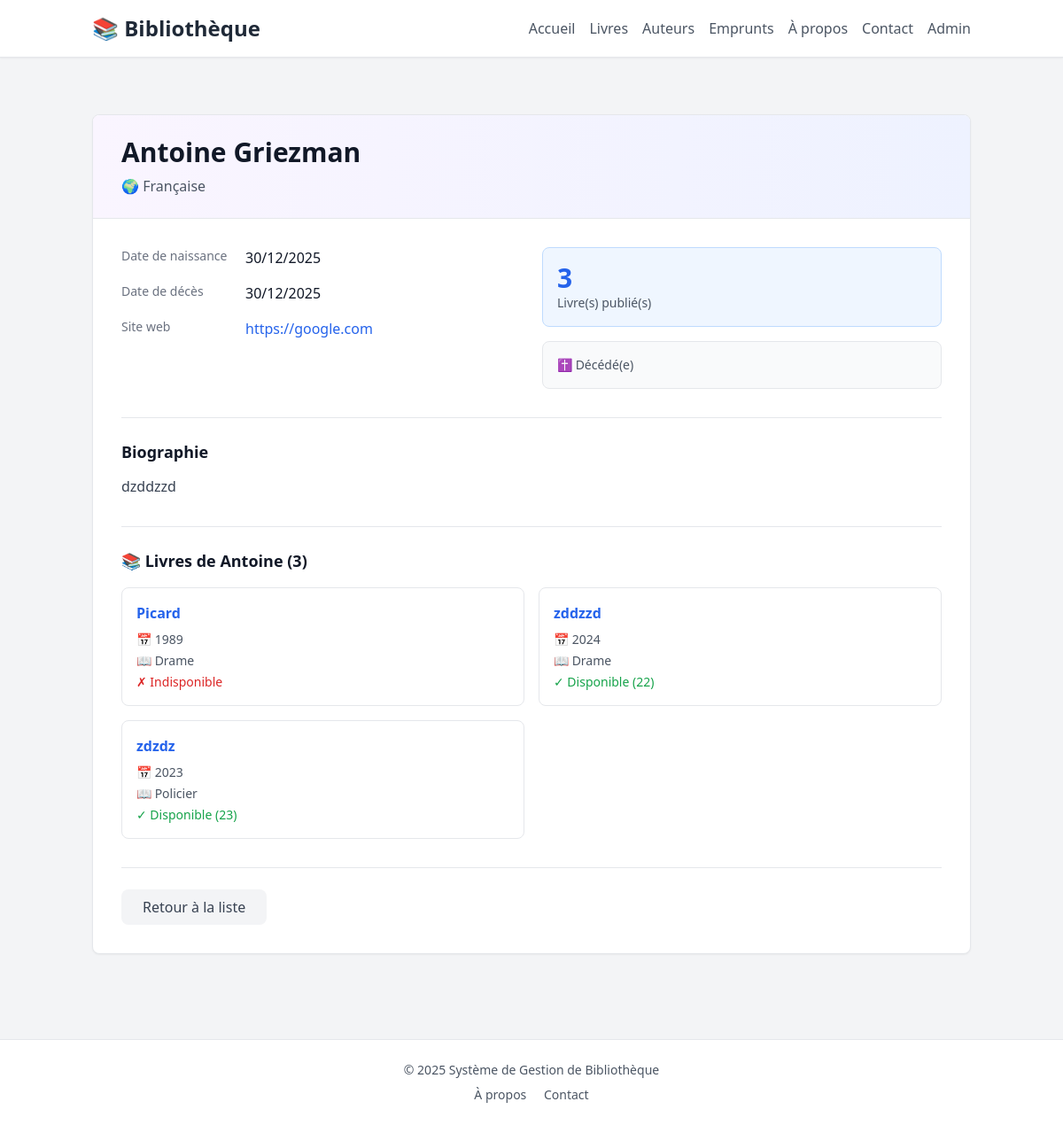
/author/1/, run on an earlier commit of the app's database.
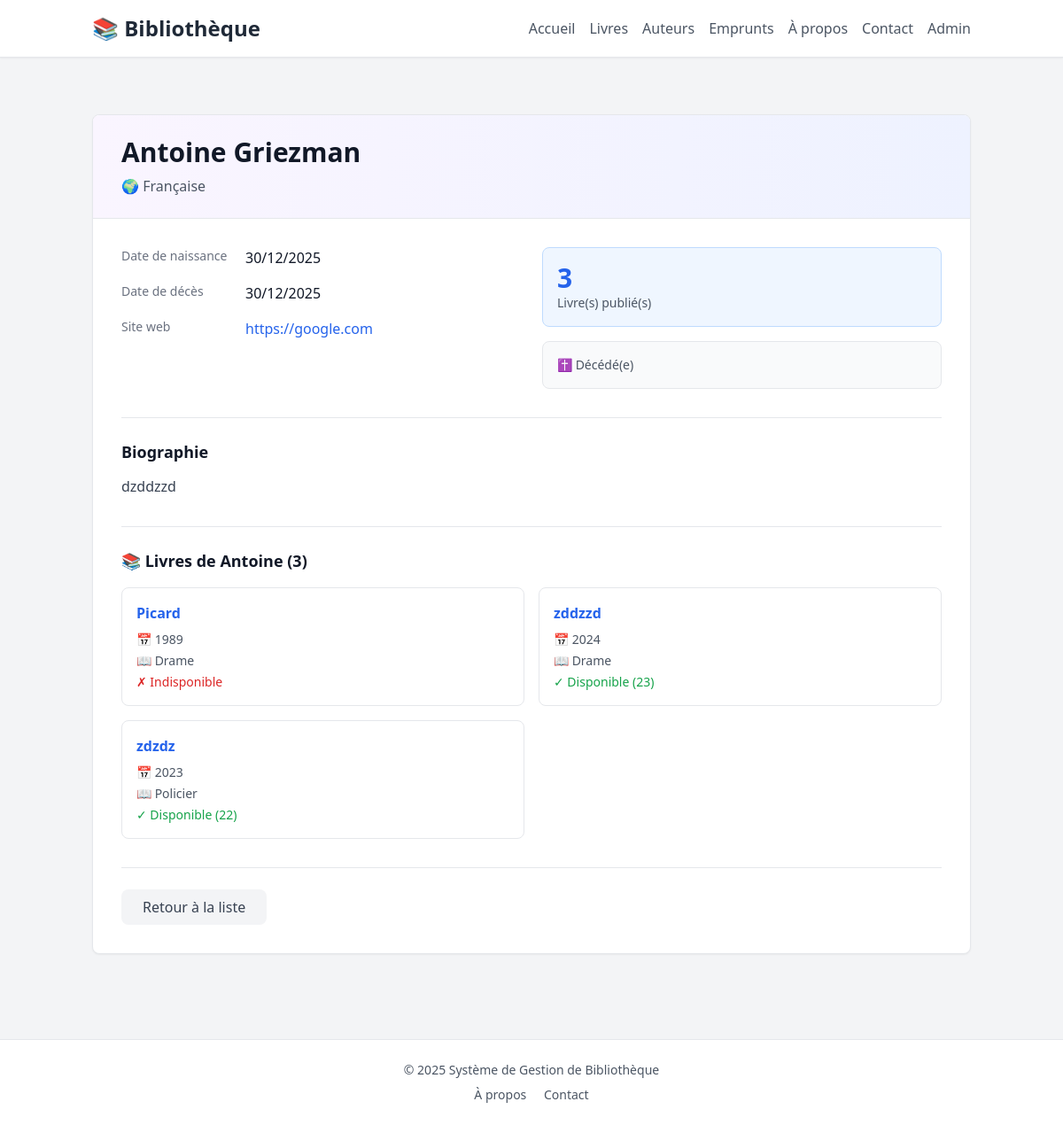
And on a later commit of the database.
### book/models/book.py (models this page shows, shortened)
class Book(models.Model):
    title = models.CharField(max_length=200, verbose_name="Titre")
    isbn = models.CharField(
        max_length=13,
        unique=True,
        verbose_name="ISBN-13",
        help_text="Code ISBN au format ISBN-13 (13 caractères)",
    )
    publication_year = models.IntegerField(
        verbose_name="Année de publication",
        validators=[MinValueValidator(1450), MaxValueValidator(2100)],
    )
    author = models.ForeignKey(
        "author.Author",
        on_delete=models.CASCADE,
        related_name="books",
        verbose_name="Auteur",
    )
    category = models.ForeignKey(
        "Category",
        on_delete=models.SET_NULL,
        null=True,
        blank=True,
        related_name="books",
        verbose_name="Catégorie",
    )
    total_copies = models.PositiveIntegerField(
        verbose_name="Nombre total d'exemplaires"
    )
    available_copies = models.PositiveIntegerField(
        verbose_name="Exemplaires disponibles"
    )
    description = models.TextField(blank=True, verbose_name="Description")
    language = models.CharField(
        max_length=50, default="Français", verbose_name="Langue"
    )
    pages = models.PositiveIntegerField(
        null=True, blank=True, verbose_name="Nombre de pages"
    )
    publisher = models.CharField(
        max_length=200, blank=True, verbose_name="Maison d'édition"
    )
    cover_image = models.ImageField(
        upload_to="book_covers/",
        null=True,
        blank=True,
        verbose_name="Image de couverture",
    )
    added_date = models.DateTimeField(
        auto_now_add=True, verbose_name="Date d'ajout au catalogue"
    )
    class Meta:
        verbose_name = "Livre"
        verbose_name_plural = "Livres"
        ordering = ["title"]

### book/models/category.py (models this page shows, shortened)
class Category(models.Model):
    name = models.CharField(
        max_length=200, unique=True, verbose_name="Nom de la catégorie"
    )
    description = models.TextField(blank=True, verbose_name="Description")
    image = models.ImageField(
        upload_to="category_images/",
        null=True,
        blank=True,
        verbose_name="Image représentative",
    )
    class Meta:
        verbose_name = "Catégorie"
        verbose_name_plural = "Catégories"
        ordering = ["name"]

### author/views.py (the view)
# urls.py: path('<int:pk>/', views.author_detail, name='detail'),
def author_detail(request, pk):
    author = get_object_or_404(Author, pk=pk)
    books = author.books.all()  # Tous les livres de cet auteur
    return render(
        request,
        "author/author_detail.html",
        {
            "author": author,
            "books": books,
        },
    )

### author/models.py (called while the page is built)
    @property
    def name(self):
        return f"{self.first_name} {self.last_name}"

    def is_deceased(self):
        return self.death_date is not None

### author/templates/author/author_detail.html (shortened to what the changed rows need)
{% extends 'base.html' %}
{% block content %}
<div class="container mx-auto px-4 py-8 max-w-5xl">
    <div class="bg-white rounded-lg shadow-sm border border-gray-200 overflow-hidden">
        <div class="bg-gradient-to-r from-purple-50 to-indigo-50 px-8 py-6 border-b border-gray-200">
            <h1 class="text-3xl font-bold text-gray-900 mb-2">{{ author.name }}</h1>
        </div>
        <div class="p-8">
            {% if author.biography %}
            <div class="mb-8 pt-6 border-t border-gray-200">
                <h2 class="text-lg font-semibold text-gray-900 mb-3">Biographie</h2>
            </div>
            {% endif %}
            <div class="pt-6 border-t border-gray-200">
                <h2 class="text-lg font-semibold text-gray-900 mb-4">
                    📚 Livres de {{ author.first_name }} ({{ books|length }})
                </h2>
                {% if books %}
                <div class="grid grid-cols-1 md:grid-cols-2 gap-4">
                    {% for book in books %}
                    <div class="border border-gray-200 rounded-lg p-4 hover:shadow-md transition-shadow">
                        <h3 class="font-bold text-gray-800 mb-2">
                            <a href="{% url 'book:detail' book.id %}" class="text-blue-600 hover:text-blue-800">
                                {{ book.title }}
                            </a>
                        </h3>
                        <div class="space-y-1 text-sm text-gray-600">
                            <p>📅 {{ book.publication_year }}</p>
                            <p>📖 {{ book.category.name }}</p>
                            <p>
                                {% if book.available_copies > 0 %}
                                    <span class="text-green-600">✓ Disponible ({{ book.available_copies }})</span>
                                {% else %}
                                    <span class="text-red-600">✗ Indisponible</span>
                                {% endif %}
                            </p>
                        </div>
                    </div>
                    {% endfor %}
                </div>
                {% else %}
                <p class="text-gray-500 text-center py-6">Aucun livre de cet auteur dans la bibliothèque.</p>
                {% endif %}
            </div>
        </div>
    </div>
</div>
{% endblock %}

What changed in the data, as far as the page shows it:
changed Book "zddzzd": available_copies "22" → "23"
changed Book "zdzdz": available_copies "23" → "22"
